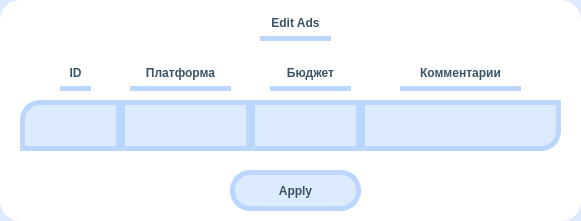
<?xml version="1.0" encoding="UTF-8"?>
<!-- MainWindow UI code for CRM application
Copyright(C) 2022 Plnguins

This program is free software : you can redistribute it and / or modify
it under the terms of the GNU Affero General Public License as published
by the Free Software Foundation, either version 3 of the License, or
(at your option) any later version.

This program is distributed in the hope that it will be useful,
but WITHOUT ANY WARRANTY; without even the implied warranty of
MERCHANTABILITY or FITNESS FOR A PARTICULAR PURPOSE.See the
GNU Affero General Public License for more details.

You should have received a copy of the GNU Affero General Public License
along with this program.If not, see < https:  // www.gnu.org/licenses/>. -->
<ui version="4.0">
 <class>Form</class>
 <widget class="QWidget" name="Form">
  <property name="geometry">
   <rect>
    <x>0</x>
    <y>0</y>
    <width>581</width>
    <height>221</height>
   </rect>
  </property>
  <property name="windowTitle">
   <string>Form</string>
  </property>
  <widget class="QLabel" name="BackgroundRounded">
   <property name="geometry">
    <rect>
     <x>0</x>
     <y>0</y>
     <width>581</width>
     <height>221</height>
    </rect>
   </property>
   <property name="styleSheet">
    <string notr="true">background-color :rgb(255, 255, 255);
border-radius: 20px;</string>
   </property>
   <property name="text">
    <string/>
   </property>
  </widget>
  <widget class="QLabel" name="IDEnter">
   <property name="geometry">
    <rect>
     <x>20</x>
     <y>100</y>
     <width>101</width>
     <height>51</height>
    </rect>
   </property>
   <property name="styleSheet">
    <string notr="true">	font: 12pt &quot;Comfortaa&quot;;
	font: bold;
	color:  rgb(56, 84, 102);	
	background-color: rgb(221, 235, 255);
	border: 5px solid #BBD6FF ;
	border-top-left-radius: 20px;</string>
   </property>
   <property name="text">
    <string/>
   </property>
  </widget>
  <widget class="QLabel" name="tableName">
   <property name="geometry">
    <rect>
     <x>260</x>
     <y>10</y>
     <width>71</width>
     <height>31</height>
    </rect>
   </property>
   <property name="styleSheet">
    <string notr="true">	font: 12pt &quot;Comfortaa&quot;;
	font: bold;
	color:  rgb(56, 84, 102);
	border: 5px solid #BBD6FF ;
	border-top: transparent;
	border-left: transparent;
	border-right: transparent;</string>
   </property>
   <property name="text">
    <string>Edit Ads</string>
   </property>
   <property name="alignment">
    <set>Qt::AlignCenter</set>
   </property>
  </widget>
  <widget class="QLabel" name="Comments">
   <property name="geometry">
    <rect>
     <x>400</x>
     <y>60</y>
     <width>121</width>
     <height>31</height>
    </rect>
   </property>
   <property name="styleSheet">
    <string notr="true">	font: 12pt &quot;Comfortaa&quot;;
	font: bold;
	color:  rgb(56, 84, 102);
	border: 5px solid #BBD6FF ;
	border-top: transparent;
	border-left: transparent;
	border-right: transparent;</string>
   </property>
   <property name="text">
    <string>Комментарии</string>
   </property>
   <property name="alignment">
    <set>Qt::AlignCenter</set>
   </property>
  </widget>
  <widget class="QLineEdit" name="BudgetEnter">
   <property name="geometry">
    <rect>
     <x>250</x>
     <y>100</y>
     <width>111</width>
     <height>51</height>
    </rect>
   </property>
   <property name="styleSheet">
    <string notr="true">	font: 12pt &quot;Comfortaa&quot;;
	font: bold;
	color:  rgb(56, 84, 102);	
	background-color: rgb(221, 235, 255);
	border: 5px solid #BBD6FF ;</string>
   </property>
  </widget>
  <widget class="QLineEdit" name="CommentsEnter">
   <property name="geometry">
    <rect>
     <x>360</x>
     <y>100</y>
     <width>201</width>
     <height>51</height>
    </rect>
   </property>
   <property name="styleSheet">
    <string notr="true">	font: 12pt &quot;Comfortaa&quot;;
	font: bold;
	color:  rgb(56, 84, 102);	
	background-color: rgb(221, 235, 255);
	border: 5px solid #BBD6FF ;
	border-bottom-right-radius:20px;</string>
   </property>
  </widget>
  <widget class="QLabel" name="Budget">
   <property name="geometry">
    <rect>
     <x>270</x>
     <y>60</y>
     <width>81</width>
     <height>31</height>
    </rect>
   </property>
   <property name="styleSheet">
    <string notr="true">	font: 12pt &quot;Comfortaa&quot;;
	font: bold;
	color:  rgb(56, 84, 102);
	border: 5px solid #BBD6FF ;
	border-top: transparent;
	border-left: transparent;
	border-right: transparent;</string>
   </property>
   <property name="text">
    <string>Бюджет</string>
   </property>
   <property name="alignment">
    <set>Qt::AlignCenter</set>
   </property>
  </widget>
  <widget class="QLabel" name="Background">
   <property name="geometry">
    <rect>
     <x>-100</x>
     <y>-50</y>
     <width>1141</width>
     <height>311</height>
    </rect>
   </property>
   <property name="styleSheet">
    <string notr="true">background-color:rgb(221, 235, 255);</string>
   </property>
   <property name="text">
    <string/>
   </property>
  </widget>
  <widget class="QLabel" name="Platform">
   <property name="geometry">
    <rect>
     <x>130</x>
     <y>60</y>
     <width>101</width>
     <height>31</height>
    </rect>
   </property>
   <property name="styleSheet">
    <string notr="true">	font: 12pt &quot;Comfortaa&quot;;
	font: bold;
	color:  rgb(56, 84, 102);
	border: 5px solid #BBD6FF ;
	border-top: transparent;
	border-left: transparent;
	border-right: transparent;</string>
   </property>
   <property name="text">
    <string>Платформа</string>
   </property>
   <property name="alignment">
    <set>Qt::AlignCenter</set>
   </property>
  </widget>
  <widget class="QLabel" name="ID">
   <property name="geometry">
    <rect>
     <x>60</x>
     <y>60</y>
     <width>31</width>
     <height>31</height>
    </rect>
   </property>
   <property name="styleSheet">
    <string notr="true">	font: 12pt &quot;Comfortaa&quot;;
	font: bold;
	color:  rgb(56, 84, 102);
	border: 5px solid #BBD6FF ;
	border-top: transparent;
	border-left: transparent;
	border-right: transparent;</string>
   </property>
   <property name="text">
    <string>ID</string>
   </property>
   <property name="alignment">
    <set>Qt::AlignCenter</set>
   </property>
  </widget>
  <widget class="QPushButton" name="Apply">
   <property name="geometry">
    <rect>
     <x>230</x>
     <y>170</y>
     <width>131</width>
     <height>41</height>
    </rect>
   </property>
   <property name="styleSheet">
    <string notr="true">QPushButton#Apply:!pressed {
    font: 12pt &quot;Comfortaa&quot;;
	font: bold;
	color:  rgb(56, 84, 102);	
	background-color: rgb(221, 235, 255);
	border: 5px solid #BBD6FF ;
	border-radius:20px;
 }

QPushButton#Apply {
    font: 12pt &quot;Comfortaa&quot;;
	font: bold;
	color:  rgb(56, 84, 102);	
	background-color: rgb(221, 235, 255);
	border: 5px solid #BBD6FF ;
	border-radius:20px;;
 }

QPushButton#Apply:hover {
    font: 12pt &quot;Comfortaa&quot;;
	font: bold;
	color:  rgb(56, 84, 102);	
	background-color: rgb(165, 199, 250);
	border: 5px solid #75ACFF;
	border-radius:20px;
 }


QPushButton#Apply:pressed {
    font: 12pt &quot;Comfortaa&quot;;
	font: bold;
	color:  rgb(56, 84, 102);	
	background-color: rgb(165, 199, 250);
	border: 5px solid #75ACFF;
	border-radius:20px;
 }</string>
   </property>
   <property name="text">
    <string>Apply</string>
   </property>
  </widget>
  <widget class="QLineEdit" name="PlatfromEnter">
   <property name="geometry">
    <rect>
     <x>120</x>
     <y>100</y>
     <width>131</width>
     <height>51</height>
    </rect>
   </property>
   <property name="styleSheet">
    <string notr="true">	font: 12pt &quot;Comfortaa&quot;;
	font: bold;
	color:  rgb(56, 84, 102);	
	background-color: rgb(221, 235, 255);
	border: 5px solid #BBD6FF ;</string>
   </property>
  </widget>
  <zorder>Background</zorder>
  <zorder>BackgroundRounded</zorder>
  <zorder>tableName</zorder>
  <zorder>Apply</zorder>
  <zorder>ID</zorder>
  <zorder>Platform</zorder>
  <zorder>IDEnter</zorder>
  <zorder>Budget</zorder>
  <zorder>Comments</zorder>
  <zorder>PlatfromEnter</zorder>
  <zorder>BudgetEnter</zorder>
  <zorder>CommentsEnter</zorder>
 </widget>
 <resources/>
 <connections/>
</ui>
